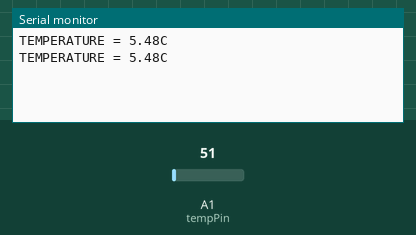
This sketch was run on a simulated Arduino Uno, built with avr-gcc and run on an emulated ATmega328P. Parts: the last lines printed to the serial monitor. Inputs (shaded band) come from the test bench; at power-on: A1 (tempPin) = 51.

Above: at 1.8 s.
1.9 s: A1 (tempPin) set to 61
At 2.8 s:
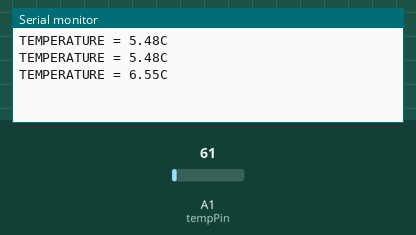
3.4 s: A1 (tempPin) set to 71
At 4.8 s:
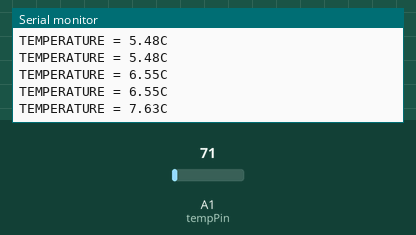
Timing chart, 0 to 6.4 s (numbered marks = the images above; inputs shaded):
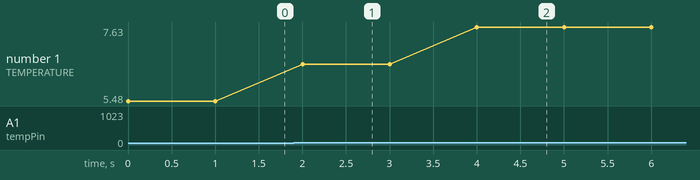

The sketch:

lm35.ino
```cpp
float temp;
int tempPin = 1;

void setup() {
 Serial.begin(9600);
}

void loop() {
 temp = analogRead(tempPin);
 // read analog volt from sensor and save to variable temp
 temp = temp * 0.1074;
 // convert the analog volt to its temperature equivalent
 Serial.print("TEMPERATURE = ");
 Serial.print(temp); // display temperature value
 Serial.print("C");
 Serial.println();
 delay(1000); // update sensor reading each one second
}
```

Measured:
- after the input at 1.9 s, the serial monitor: prints a new line after 0.10 s (image 1)
- after the input at 3.4 s, the serial monitor: prints a new line after 0.60 s (image 2)
- plotted number 1: 5.48 → 6.55 after the input at 1.9 s, 6.55 → 7.63 after the input at 3.4 s
